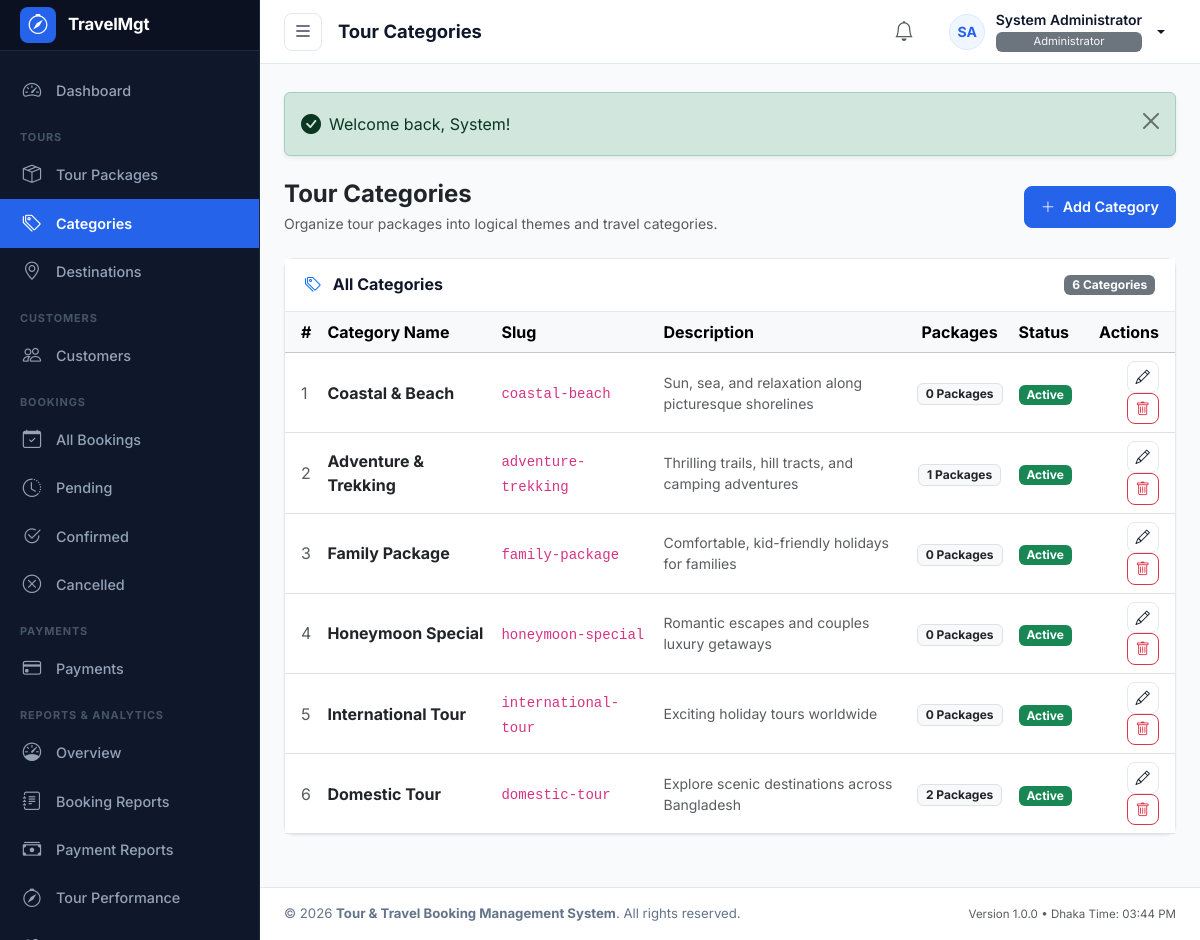
/modules/tours/categories.php (signed in), run on the app's committed database.
### tables this page shows
CREATE TABLE `users` (
  `id` INT UNSIGNED NOT NULL AUTO_INCREMENT,
  `role_id` INT UNSIGNED NOT NULL,
  `first_name` VARCHAR(50) NOT NULL,
  `last_name` VARCHAR(50) NOT NULL,
  `name` VARCHAR(100) NOT NULL,
  `email` VARCHAR(100) NOT NULL,
  `phone` VARCHAR(20) DEFAULT NULL,
  `password` VARCHAR(255) NOT NULL,
  `avatar` VARCHAR(255) DEFAULT NULL,
  `status` ENUM('active', 'inactive') NOT NULL DEFAULT 'active',
  `last_login` DATETIME DEFAULT NULL,
  `created_at` TIMESTAMP NOT NULL DEFAULT CURRENT_TIMESTAMP,
  `updated_at` TIMESTAMP NOT NULL DEFAULT CURRENT_TIMESTAMP ON UPDATE CURRENT_TIMESTAMP,
  `deleted_at` DATETIME DEFAULT NULL,
  PRIMARY KEY (`id`),
  UNIQUE KEY `uk_users_email` (`email`),
  KEY `idx_users_role_id` (`role_id`),
  KEY `idx_users_status` (`status`),
  KEY `idx_users_deleted_at` (`deleted_at`),
  CONSTRAINT `fk_users_role` FOREIGN KEY (`role_id`) REFERENCES `roles` (`id`) ON DELETE RESTRICT ON UPDATE CASCADE
);

CREATE TABLE `roles` (
  `id` INT UNSIGNED NOT NULL AUTO_INCREMENT,
  `name` VARCHAR(50) NOT NULL,
  `slug` VARCHAR(50) NOT NULL,
  `description` VARCHAR(255) DEFAULT NULL,
  `created_at` TIMESTAMP NOT NULL DEFAULT CURRENT_TIMESTAMP,
  `updated_at` TIMESTAMP NOT NULL DEFAULT CURRENT_TIMESTAMP ON UPDATE CURRENT_TIMESTAMP,
  PRIMARY KEY (`id`),
  UNIQUE KEY `uk_roles_slug` (`slug`)
);

CREATE TABLE `tour_categories` (
  `id` INT UNSIGNED NOT NULL AUTO_INCREMENT,
  `name` VARCHAR(100) NOT NULL,
  `slug` VARCHAR(120) NOT NULL,
  `description` TEXT DEFAULT NULL,
  `status` ENUM('active', 'inactive') NOT NULL DEFAULT 'active',
  `created_at` TIMESTAMP NOT NULL DEFAULT CURRENT_TIMESTAMP,
  `updated_at` TIMESTAMP NOT NULL DEFAULT CURRENT_TIMESTAMP ON UPDATE CURRENT_TIMESTAMP,
  `deleted_at` DATETIME DEFAULT NULL,
  PRIMARY KEY (`id`),
  UNIQUE KEY `uk_tour_categories_slug` (`slug`),
  KEY `idx_tour_categories_status` (`status`),
  KEY `idx_tour_categories_deleted_at` (`deleted_at`)
);

### includes/functions.php (called while the page is built, shortened)
<?php
require_once __DIR__ . '/flash.php';
function e($value): string
{
    return htmlspecialchars((string)($value ?? ''), ENT_QUOTES, 'UTF-8');
}
function current_user_id(): ?int
{
    return isset($_SESSION['user_id']) ? (int)$_SESSION['user_id'] : null;
}
function current_user(): ?array
{
    static $cachedUser = null;
    static $cachedUserId = null;
    $userId = current_user_id();
    if ($cachedUser !== null && $cachedUserId === $userId) {
        return $cachedUser;
    }
    try {
        $pdo = get_db_connection();
        $stmt = $pdo->prepare("
            SELECT
                u.id,
                u.role_id,
                u.first_name,
                u.last_name,
                u.name,
                u.email,
                u.phone,
                u.avatar,
                u.status,
                u.last_login,
                u.created_at,
                u.updated_at,
                r.name AS role_name,
                r.slug AS role_slug
            FROM users u
            JOIN roles r ON u.role_id = r.id
            WHERE u.id = :id AND u.deleted_at IS NULL
            LIMIT 1
        ");
        $stmt->execute(['id' => $userId]);
        $user = $stmt->fetch();
        if ($user) {
            $cachedUser = $user;
            $cachedUserId = $userId;
            return $user;
        }
    } catch (PDOException $e) {
        error_log('current_user query error: ' . $e->getMessage());
    }
    return null;
}
function has_permission(string $permissionSlug): bool
{
    $user = current_user();
    if ($user['role_slug'] === 'administrator') {
        return true;
    }
    static $userPermissions = null;
    return in_array($permissionSlug, $userPermissions, true);
}
function require_login(): void
{
    $user = current_user();
}
function get_user_initials(string $name): string
{
    $words = explode(' ', trim($name));
    $initials = '';
    if (!empty($words[0])) {
        $initials .= mb_substr($words[0], 0, 1, 'UTF-8');
    }
    if (count($words) > 1 && !empty($words[count($words) - 1])) {
        $initials .= mb_substr($words[count($words) - 1], 0, 1, 'UTF-8');
    }
    return strtoupper($initials ?: 'U');
}
function get_avatar_url(?string $avatarFilename): ?string
{
    if (empty($avatarFilename)) {
        return null;
    }
    return null;
}

### includes/auth_check.php (called while the page is built)
<?php
require_once __DIR__ . '/functions.php';
require_login();

### modules/tours/categories.php (the view, shortened to what this page needs)
<?php
$pageTitle = 'Tour Categories';
require_once __DIR__ . '/../../includes/admin_header.php';
require_once __DIR__ . '/../../includes/admin_sidebar.php';
$canCreate = has_permission('categories.create');
$canEdit   = has_permission('categories.edit');
$canDelete = has_permission('categories.delete');
$categories = [];
try {
    $pdo = get_db_connection();
    $stmt = $pdo->query("
        SELECT c.*,
               (SELECT COUNT(*) FROM tour_packages p WHERE p.category_id = c.id AND p.deleted_at IS NULL) AS total_packages
        FROM tour_categories c
        WHERE c.deleted_at IS NULL
        ORDER BY c.id DESC
    ");
    $categories = $stmt->fetchAll();
} catch (PDOException $e) {
    error_log('Categories list error: ' . $e->getMessage());
}
?>
<main id="admin-main">
    <?php require_once __DIR__ . '/../../includes/admin_topbar.php'; ?>
    <div class="admin-content-body">
        <?= display_flash(); ?>
        <div class="d-flex flex-column flex-sm-row justify-content-between align-items-sm-center gap-3 mb-4">
            <div>
                <h2 class="fs-4 fw-bold text-dark mb-1">Tour Categories</h2>
                <p class="text-muted small mb-0">Organize tour packages into logical themes and travel categories.</p>
            </div>
            <?php if ($canCreate): ?>
                <button type="button" class="btn btn-primary" data-bs-toggle="modal" data-bs-target="#addCategoryModal">
                    <i class="bi bi-plus-lg me-1"></i> Add Category
                </button>
            <?php endif; ?>
        </div>
        <div class="admin-card">
            <div class="admin-card-header">
                <h3 class="admin-card-title">
                    <i class="bi bi-tags me-2 text-primary"></i> All Categories
                </h3>
                <span class="badge bg-secondary"><?= count($categories); ?> Categories</span>
            </div>
            <div class="admin-card-body p-0">
                <div class="table-responsive">
                    <table class="table table-hover align-middle mb-0">
                        <thead class="table-light">
                            <tr>
                                <th class="ps-3">#</th>
                                <th>Category Name</th>
                                <th>Slug</th>
                                <th>Description</th>
                                <th class="text-center">Packages</th>
                                <th>Status</th>
                                <th class="pe-3 text-end">Actions</th>
                            </tr>
                        </thead>
                        <tbody>
                            <?php if (!empty($categories)): ?>
                                <?php foreach ($categories as $index => $cat): ?>
                                    <tr>
                                        <td class="ps-3 text-muted"><?= $index + 1; ?></td>
                                        <td class="fw-bold text-dark"><?= e($cat['name']); ?></td>
                                        <td><code><?= e($cat['slug']); ?></code></td>
                                        <td class="text-muted small" style="max-width: 280px;">
                                            <?= e($cat['description'] ?: '—'); ?>
                                        </td>
                                        <td class="text-center">
                                            <span class="badge bg-light text-dark border px-2 py-1">
                                                <?= (int)$cat['total_packages']; ?> Packages
                                            </span>
                                        </td>
                                        <td>
                                            <span class="badge <?= $cat['status'] === 'active' ? 'bg-success' : 'bg-secondary'; ?>">
                                                <?= ucfirst(e($cat['status'])); ?>
                                            </span>
                                        </td>
                                        <td class="pe-3 text-end">
                                            <?php if ($canEdit): ?>
                                                <button
                                                    type="button"
                                                    class="btn btn-outline-secondary btn-sm p-1 px-2 btn-edit-category"
                                                    data-id="<?= (int)$cat['id']; ?>"
                                                    data-name="<?= e($cat['name']); ?>"
                                                    data-slug="<?= e($cat['slug']); ?>"
                                                    data-description="<?= e($cat['description'] ?? ''); ?>"
                                                    data-status="<?= e($cat['status']); ?>"
                                                    title="Edit Category"
                                                >
                                                    <i class="bi bi-pencil"></i>
                                                </button>
                                            <?php endif; ?>
                                            <?php if ($canDelete): ?>
                                                <button
                                                    type="button"
                                                    class="btn btn-outline-danger btn-sm p-1 px-2 ms-1 btn-delete-category"
                                                    data-id="<?= (int)$cat['id']; ?>"
                                                    data-name="<?= e($cat['name']); ?>"
                                                    title="Delete Category"
                                                >
                                                    <i class="bi bi-trash"></i>
                                                </button>
                                            <?php endif; ?>
                                        </td>
                                    </tr>
                                <?php endforeach; ?>
                            <?php else: ?>
                                <tr>
                                    <td colspan="7" class="text-center py-4 text-muted">No tour categories found. Click "Add Category" to create one.</td>
                                </tr>
                            <?php endif; ?>
                        </tbody>
                    </table>
                </div>
            </div>
        </div>
    </div>
<?php require_once __DIR__ . '/../../includes/admin_footer.php'; ?>

### includes/admin_topbar.php (shortened to what this page needs)
<?php
$user = current_user();
$userName = $user['name'] ?? 'User';
$userRole = $user['role_name'] ?? 'Staff';
$userAvatarUrl = get_avatar_url($user['avatar'] ?? null);
$userInitials = get_user_initials($userName);
?>
<header id="admin-topbar">
    <div class="topbar-left">
        <button type="button" id="sidebar-toggle" class="sidebar-toggle-btn" aria-label="Toggle Sidebar" title="Toggle Navigation Sidebar">
            <i class="bi bi-list fs-5"></i>
        </button>
        <h1 class="page-title"><?= isset($pageTitle) ? e($pageTitle) : 'Dashboard'; ?></h1>
    </div>
    <div class="topbar-right">
        <div class="dropdown">
            <button class="btn btn-outline-secondary btn-sm p-2 rounded-circle border-0 text-muted" type="button" data-bs-toggle="dropdown" aria-expanded="false" title="Notifications">
                <i class="bi bi-bell fs-5"></i>
            </button>
        </div>
        <div class="dropdown">
            <button class="user-profile-btn dropdown-toggle" type="button" id="userMenuDropdown" data-bs-toggle="dropdown" aria-expanded="false">
                <?php if ($userAvatarUrl): ?>
                    <img src="<?= e($userAvatarUrl); ?>" alt="<?= e($userName); ?>" class="avatar-circle">
                <?php else: ?>
                    <span class="avatar-circle"><?= e($userInitials); ?></span>
                <?php endif; ?>
                <div class="user-meta-info">
                    <span class="user-meta-name"><?= e($userName); ?></span>
                    <span class="user-meta-role badge bg-secondary text-light fw-normal py-1 px-2 mt-1" style="font-size: 0.7rem;"><?= e($userRole); ?></span>
                </div>
            </button>
        </div>
    </div>
</header>

### assets/css/admin.css (style rules this page uses)
:root { --primary-color: #2563eb; --primary-hover: #1d4ed8; --primary-light: #eff6ff; --secondary-color: #475569; --secondary-hover: #334155; --success-color: #059669; --danger-color: #dc2626; --warning-color: #d97706; --info-color: #0891b2; --sidebar-bg: #0f172a; --sidebar-hover: #1e293b; --sidebar-active: #2563eb; --sidebar-text: #94a3b8; --sidebar-text-active: #ffffff; --sidebar-border: #1e293b; --sidebar-header: #475569; --topbar-bg: #ffffff; --topbar-border: #e2e8f0; --topbar-height: 64px; --body-bg: #f8fafc; --card-bg: #ffffff; --border-color: #e2e8f0; --text-main: #0f172a; --text-muted: #64748b; --sidebar-width: 260px; --sidebar-collapsed-width: 72px; --transition-speed: 0.2s; }
body { font-family: 'Inter', -apple-system, BlinkMacSystemFont, 'Segoe UI', Roboto, Helvetica, Arial, sans-serif; background-color: var(--body-bg); color: var(--text-main); margin: 0; padding: 0; overflow-x: hidden; }
#admin-main { flex-grow: 1; margin-left: var(--sidebar-width); min-height: 100vh; display: flex; flex-direction: column; transition: margin-left var(--transition-speed) ease; width: 100%; }
#admin-topbar { height: var(--topbar-height); background-color: var(--topbar-bg); border-bottom: 1px solid var(--topbar-border); position: sticky; top: 0; z-index: 1020; display: flex; align-items: center; justify-content: space-between; padding: 0 1.5rem; }
.topbar-left { display: flex; align-items: center; gap: 1rem; }
.sidebar-toggle-btn { background: none; border: 1px solid var(--border-color); color: var(--text-main); width: 38px; height: 38px; border-radius: 8px; display: inline-flex; align-items: center; justify-content: center; cursor: pointer; transition: background-color 0.15s ease, border-color 0.15s ease; }
.page-title { font-size: 1.15rem; font-weight: 700; color: var(--text-main); margin: 0; }
.topbar-right { display: flex; align-items: center; gap: 1rem; }
.user-profile-btn { background: none; border: 1px solid transparent; padding: 0.35rem 0.65rem; border-radius: 8px; display: flex; align-items: center; gap: 0.65rem; color: var(--text-main); text-decoration: none; cursor: pointer; transition: background-color 0.15s ease, border-color 0.15s ease; }
.avatar-circle { width: 36px; height: 36px; border-radius: 50%; object-fit: cover; background-color: #eff6ff; color: var(--primary-color); display: inline-flex; align-items: center; justify-content: center; font-weight: 700; font-size: 0.875rem; border: 1px solid #dbeafe; }
.user-meta-info { display: flex; flex-direction: column; text-align: left; line-height: 1.2; }
.user-meta-name { font-size: 0.875rem; font-weight: 600; color: var(--text-main); }
.user-meta-role { font-size: 0.725rem; color: var(--text-muted); }
.admin-content-body { flex: 1 0 auto; padding: 1.75rem 1.5rem; }
.admin-card { background-color: var(--card-bg); border: 1px solid var(--border-color); border-radius: 10px; box-shadow: 0 1px 3px 0 rgba(0, 0, 0, 0.04), 0 1px 2px 0 rgba(0, 0, 0, 0.02); margin-bottom: 1.5rem; }
.admin-card-header { padding: 1rem 1.25rem; border-bottom: 1px solid var(--border-color); background-color: #ffffff; display: flex; align-items: center; justify-content: space-between; }
.admin-card-title { font-size: 1rem; font-weight: 700; color: var(--text-main); margin: 0; }
.admin-card-body { padding: 1.25rem; }
.btn { border-radius: 8px; font-weight: 600; font-size: 0.9rem; padding: 0.55rem 1rem; }
.btn-primary { background-color: var(--primary-color); border-color: var(--primary-color); color: #ffffff; }
.btn-outline-secondary { border-color: var(--border-color); color: var(--text-main); }

### data on the page
users: userInitials "SA", name "System Administrator", role.name "Administrator"
tour_categories: name "Coastal & Beach", slug "coastal-beach", description "Sun, sea, and relaxation along picturesque shorelines", total_packages "0", status "Active"
tour_categories: name "Adventure & Trekking", slug "adventure-trekking", description "Thrilling trails, hill tracts, and camping adventures", total_packages "1", status "Active"
tour_categories: name "Family Package", slug "family-package", description "Comfortable, kid-friendly holidays for families", total_packages "0", status "Active"
tour_categories: name "Honeymoon Special", slug "honeymoon-special", description "Romantic escapes and couples luxury getaways", total_packages "0", status "Active"
tour_categories: name "International Tour", slug "international-tour", description "Exciting holiday tours worldwide", total_packages "0", status "Active"
tour_categories: name "Domestic Tour", slug "domestic-tour", description "Explore scenic destinations across Bangladesh", total_packages "2", status "Active"

### other printed values
APP_SHORT_NAME "TravelMgt"
$pageTitle "Tour Categories"
count($categories) "6"
APP_NAME "Tour & Travel Booking Management System"
APP_VERSION "1.0.0"
